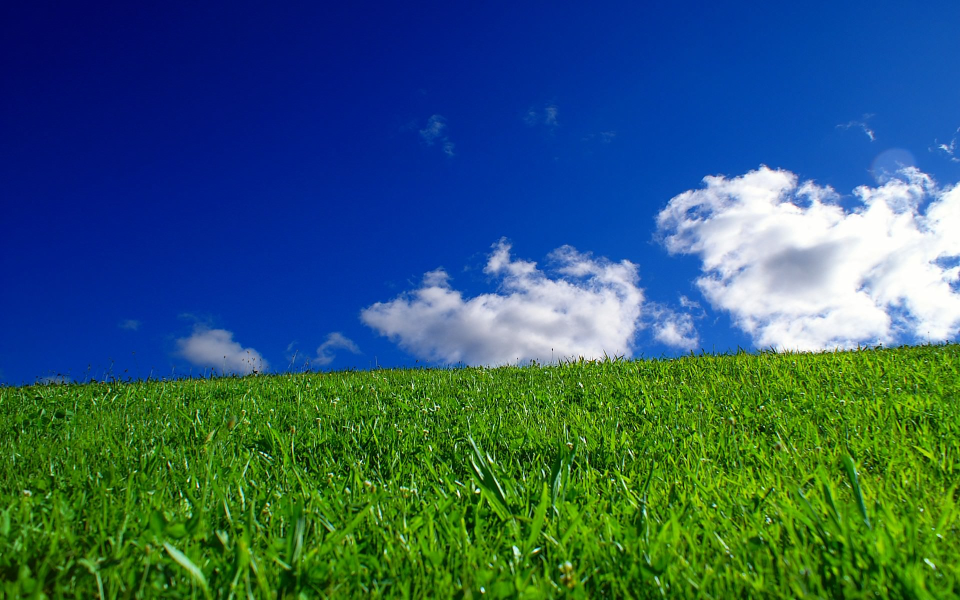
//> input picture images/glass.jpg, 1920 x 1200 px (shown at 1/2 size)
$ ./sharpening   (built with g++ and OpenCV 4)
//> lines starting //> are read from the running program, lines starting //| are printed output that depends on the picture
#include<iostream>
#include <opencv2/opencv.hpp>

int main(){
  std::string file_src = "/home/chikara/c++/opencv-4.5.5/OpenCV_Cppstudy/images/glass.jpg";
  cv::Mat image_src = cv::imread(file_src, 1);
//> image_src is the input picture: 1200 rows x 1920 cols, CV_8UC3; mean B, G, R 106.1, 93.5, 49.5
  cv::Mat image_dst, image_tmp, resize_src, resize_dst;
  float k = 1.0;

  if(!image_src.data){
    std::cout << "error" << std::endl;
    return 0;
    }

  cv::namedWindow("src", cv::WINDOW_AUTOSIZE);
  cv::namedWindow("dst", cv::WINDOW_AUTOSIZE);

  cv::Mat op = cv::Mat::ones(3,3,CV_32F) * k * (-1);
  op.at<float> (1,1) = 1 + 8 * k;

  filter2D(image_src, image_tmp, CV_32F, op);
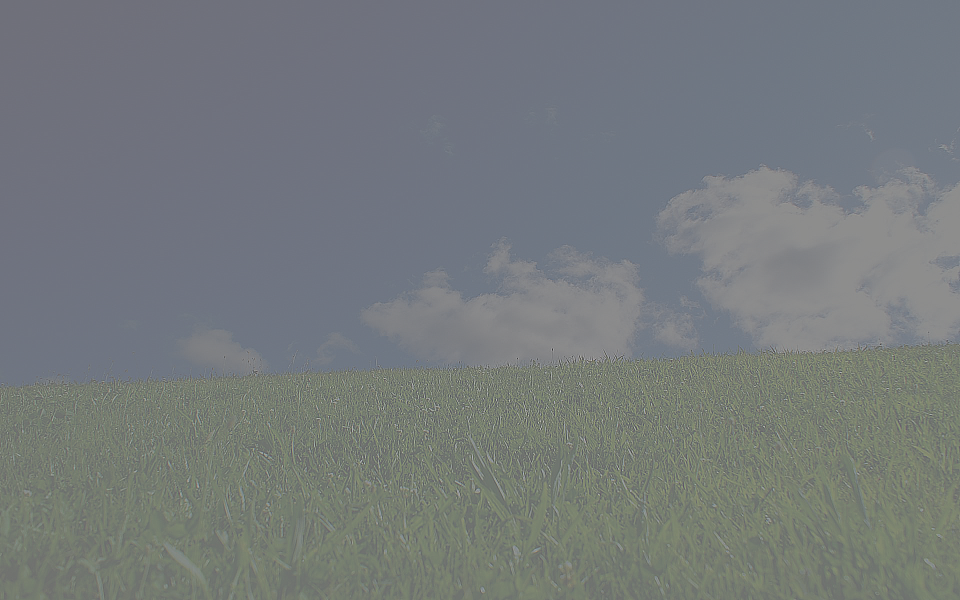
//> image_tmp: 1200 rows x 1920 cols, CV_32FC3 (shown at 1/2 size); mean B, G, R 106.2, 93.5, 49.5; drawn with min black and max white
  cv::convertScaleAbs(image_tmp, image_dst, 1, 0);
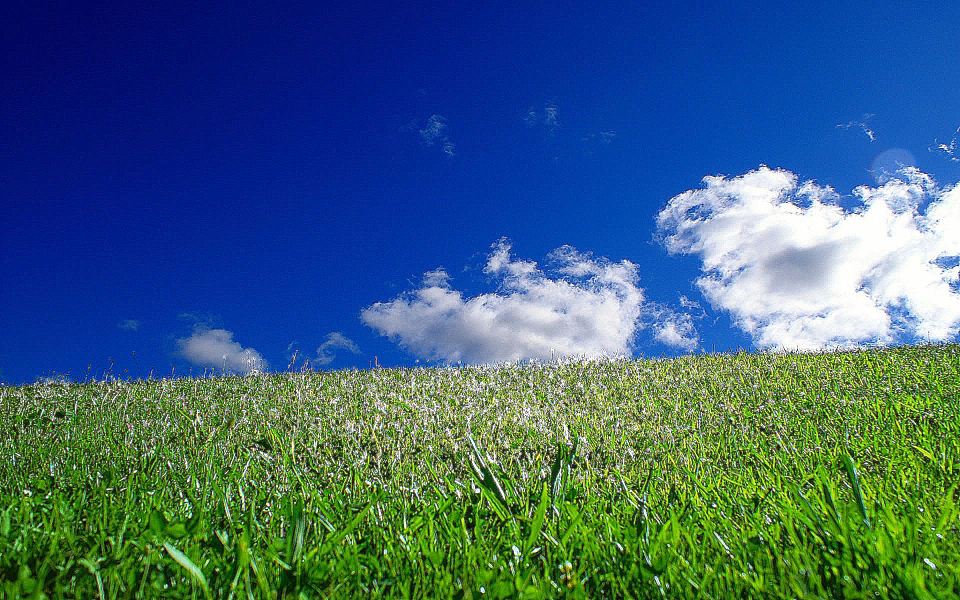
//> image_dst: 1200 rows x 1920 cols, CV_8UC3 (shown at 1/2 size); mean B, G, R 120.1, 97.6, 61

  cv::resize(image_src, resize_src, cv::Size(), 0.7, 0.7);
  cv::resize(image_dst, resize_dst, cv::Size(), 0.7, 0.7);
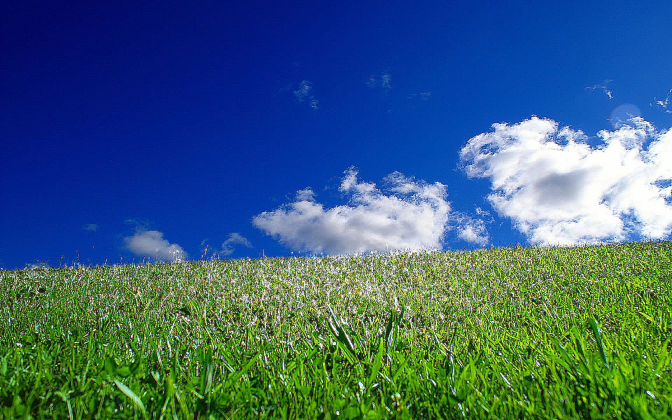
//> resize_dst: 840 rows x 1344 cols, CV_8UC3 (shown at 1/2 size); mean B, G, R 120, 97.4, 60.9

  cv::imshow("src", resize_src);
  cv::imshow("dst", resize_dst);

  cv::waitKey(0);
  return 0;
}

$ run again, with images/boxobject.jpg copied over images/glass.jpg
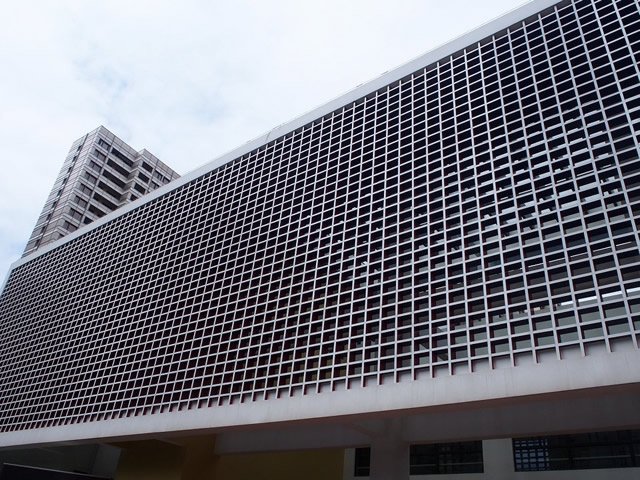
//> input picture images/boxobject.jpg, 640 x 480 px
//> image_src is the input picture: 480 rows x 640 cols, CV_8UC3; mean B, G, R 121.7, 112.7, 112.3
//> `filter2D(image_src, image_tmp, CV_32F, op);`:
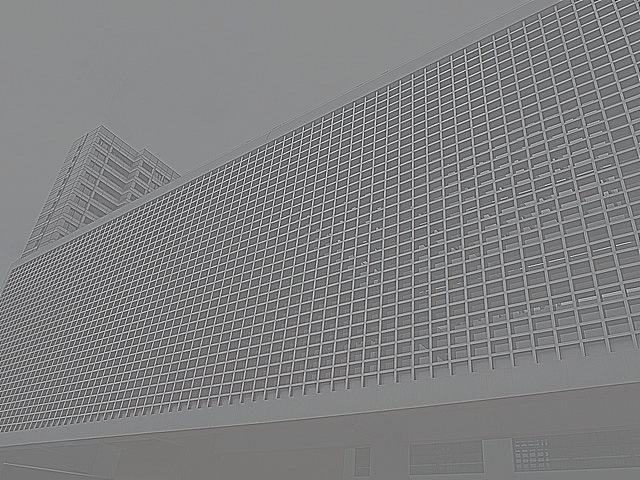
//> image_tmp: 480 rows x 640 cols, CV_32FC3; mean B, G, R 121.7, 112.7, 112.3; drawn with min black and max white
//> `cv::resize(image_dst, resize_dst, cv::Size(), 0.7, 0.7);`:
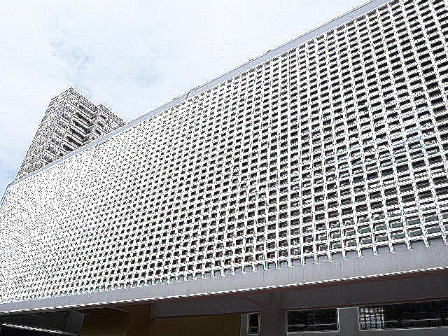
//> resize_dst: 336 rows x 448 cols, CV_8UC3; mean B, G, R 173.1, 170.5, 169.1

$ run again, with images/goldcoast.jpg copied over images/glass.jpg
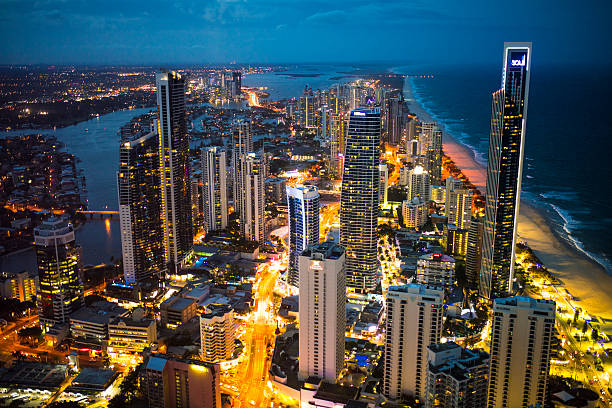
//> input picture images/goldcoast.jpg, 612 x 408 px
//> image_src is the input picture: 408 rows x 612 cols, CV_8UC3; mean B, G, R 79.3, 80.4, 72.3
//> `filter2D(image_src, image_tmp, CV_32F, op);`:
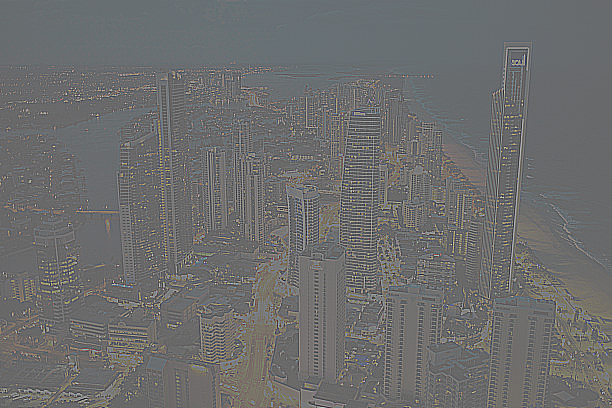
//> image_tmp: 408 rows x 612 cols, CV_32FC3; mean B, G, R 79.3, 80.4, 72.3; drawn with min black and max white
//> `cv::resize(image_dst, resize_dst, cv::Size(), 0.7, 0.7);`:
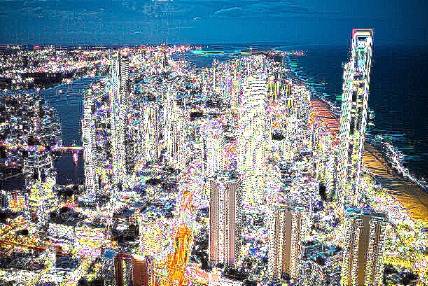
//> resize_dst: 286 rows x 428 cols, CV_8UC3; mean B, G, R 140.3, 134.2, 120.9

$ run again, with images/roundabout.jpg copied over images/glass.jpg
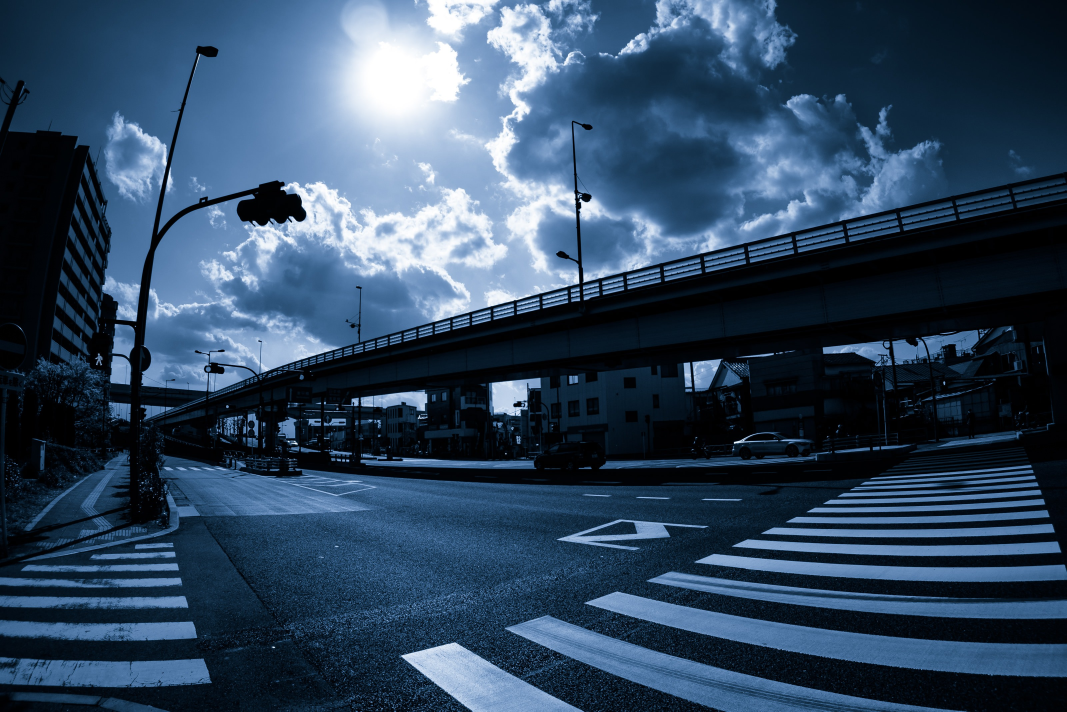
//> input picture images/roundabout.jpg, 3200 x 2135 px (shown at 1/3 size)
//> image_src is the input picture: 2135 rows x 3200 cols, CV_8UC3; mean B, G, R 95.1, 71.3, 48.8
//> `cv::resize(image_src, resize_src, cv::Size(), 0.7, 0.7);`:
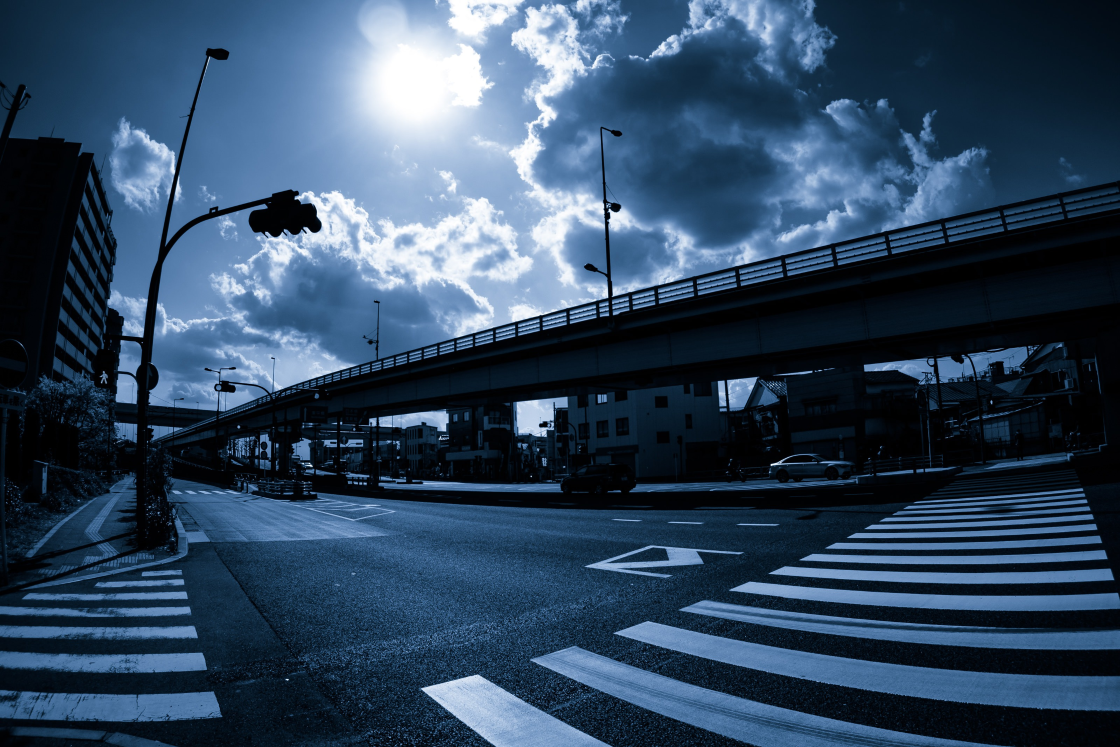
//> resize_src: 1494 rows x 2240 cols, CV_8UC3 (shown at 1/2 size); mean B, G, R 95, 71.2, 48.7
//> `cv::imshow("dst", resize_dst);`:
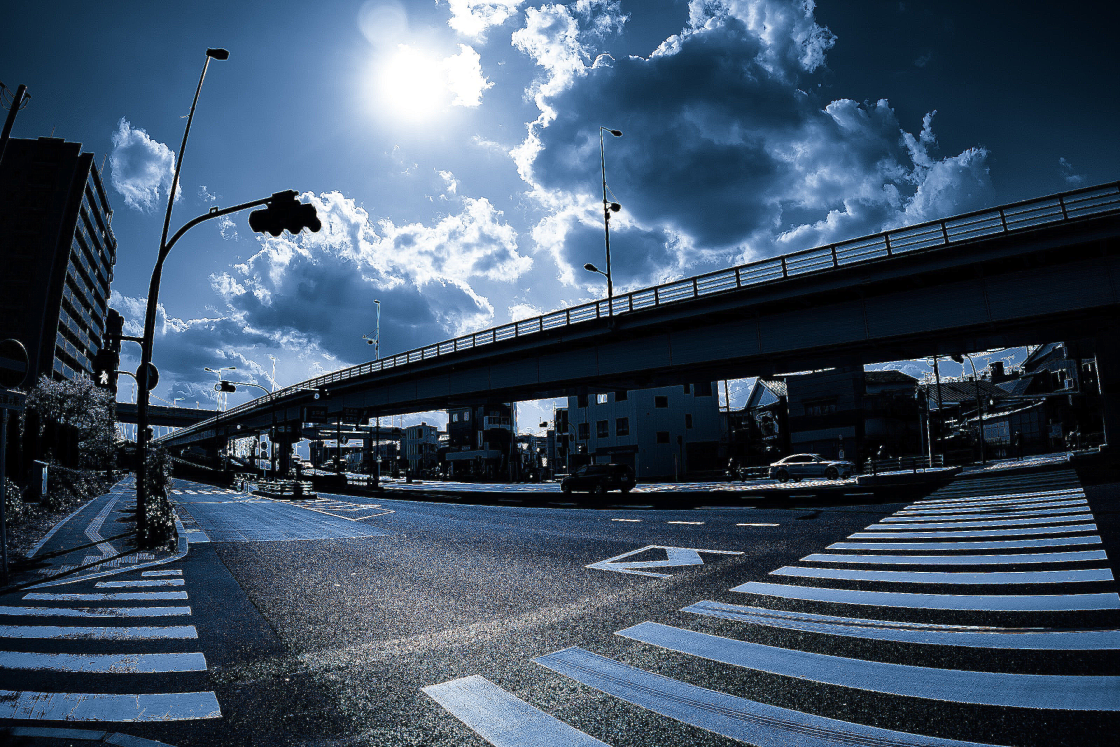
//> window 'dst': 1494 rows x 2240 cols, CV_8UC3 (shown at 1/2 size); mean B, G, R 101, 80.6, 62.2
